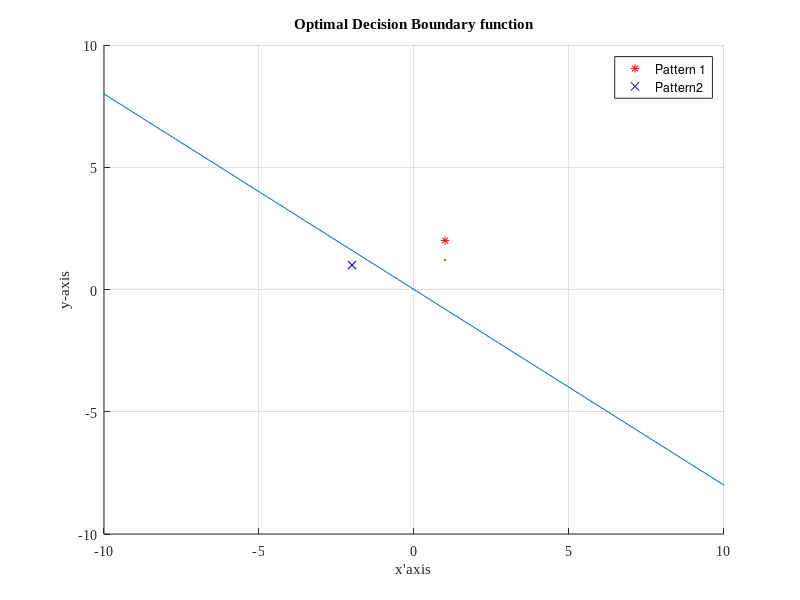

Reproduce this figure in MATLAB.
function [] = prob9_optimal_decision_boundary(bool_export_plots)
    
    
if nargin == 0
    bool_export_plots = false;
end

% Define the targets and inputs
t = [-1, 1];
z = [[1;2], [-2;1]];


% Create a color map
colors = ['r', 'b', 'g']; % red for t=-1, blue for t=1

% Plot the points
hold on; % allows multiple plots on the same figure
grid on;
for i = 1:length(t)
    if t(i) == -1
        scatter(z(1,i), z(2,i), colors(1), '*'); % red color for t=-1
    else
        scatter(z(1,i), z(2,i), colors(2), 'x'); % blue color for t=1
    end
end

x = linspace(-10,10,100);
y = x;

%Optimal decision boundary
F = -0.6*x-0.2*y;

plot(x,F,LineWidth=1.2)
title('Optimal Decision Boundary function');
legend("Pattern 1","Pattern2");
%Add title to axis
xlabel("x'axis");
ylabel("y-axis");

set(gca,"FontName","Times New Roman")

hold off;

if bool_export_plots == true
    exportgraphics(gca, 'patterns.pdf', 'ContentType', 'vector');
end

end
    